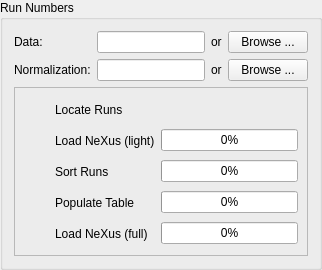
                         <widget class="QGroupBox" name="groupBox_3">
                          <property name="title">
                           <string>Run Numbers</string>
                          </property>
                          <layout class="QVBoxLayout" name="verticalLayout_14">
                           <item>
                            <layout class="QGridLayout" name="gridLayout_2">
                             <item row="0" column="0">
                              <widget class="QLabel" name="label">
                               <property name="text">
                                <string>Data:</string>
                               </property>
                              </widget>
                             </item>
                             <item row="0" column="1">
                              <widget class="QLineEdit" name="data_sequence_lineEdit">
                               <property name="text">
                                <string/>
                               </property>
                              </widget>
                             </item>
                             <item row="1" column="0">
                              <widget class="QLabel" name="label_2">
                               <property name="text">
                                <string>Normalization:</string>
                               </property>
                              </widget>
                             </item>
                             <item row="1" column="1">
                              <widget class="QLineEdit" name="norm_sequence_lineEdit">
                               <property name="text">
                                <string/>
                               </property>
                              </widget>
                             </item>
                             <item row="0" column="3">
                              <widget class="QPushButton" name="browse_data_files">
                               <property name="text">
                                <string>Browse ...</string>
                               </property>
                              </widget>
                             </item>
                             <item row="1" column="3">
                              <widget class="QPushButton" name="browse_norm_files">
                               <property name="text">
                                <string>Browse ...</string>
                               </property>
                              </widget>
                             </item>
                             <item row="0" column="2">
                              <widget class="QLabel" name="label_4">
                               <property name="text">
                                <string>or</string>
                               </property>
                              </widget>
                             </item>
                             <item row="1" column="2">
                              <widget class="QLabel" name="label_5">
                               <property name="text">
                                <string>or</string>
                               </property>
                              </widget>
                             </item>
                            </layout>
                           </item>
                           <item>
                            <widget class="QFrame" name="frame_autofill_check_status">
                             <property name="frameShape">
                              <enum>QFrame::StyledPanel</enum>
                             </property>
                             <property name="frameShadow">
                              <enum>QFrame::Raised</enum>
                             </property>
                             <layout class="QHBoxLayout" name="horizontalLayout_11">
                              <item>
                               <layout class="QGridLayout" name="gridLayout_5">
                                <item row="0" column="0">
                                 <widget class="QLabel" name="check1">
                                  <property name="sizePolicy">
                                   <sizepolicy hsizetype="Fixed" vsizetype="Fixed">
                                    <horstretch>0</horstretch>
                                    <verstretch>0</verstretch>
                                   </sizepolicy>
                                  </property>
                                  <property name="minimumSize">
                                   <size>
                                    <width>25</width>
                                    <height>25</height>
                                   </size>
                                  </property>
                                  <property name="maximumSize">
                                   <size>
                                    <width>25</width>
                                    <height>25</height>
                                   </size>
                                  </property>
                                  <property name="text">
                                   <string/>
                                  </property>
                                 </widget>
                                </item>
                                <item row="0" column="1">
                                 <widget class="QLabel" name="label_check1">
                                  <property name="text">
                                   <string>Locate Runs</string>
                                  </property>
                                 </widget>
                                </item>
                                <item row="1" column="0">
                                 <widget class="QLabel" name="check2">
                                  <property name="sizePolicy">
                                   <sizepolicy hsizetype="Fixed" vsizetype="Fixed">
                                    <horstretch>0</horstretch>
                                    <verstretch>0</verstretch>
                                   </sizepolicy>
                                  </property>
                                  <property name="minimumSize">
                                   <size>
                                    <width>25</width>
                                    <height>25</height>
                                   </size>
                                  </property>
                                  <property name="maximumSize">
                                   <size>
                                    <width>25</width>
                                    <height>25</height>
                                   </size>
                                  </property>
                                  <property name="text">
                                   <string/>
                                  </property>
                                 </widget>
                                </item>
                                <item row="1" column="1">
                                 <widget class="QLabel" name="label_check2">
                                  <property name="text">
                                   <string>Load NeXus (light)</string>
                                  </property>
                                 </widget>
                                </item>
                                <item row="1" column="2">
                                 <widget class="QProgressBar" name="progressBar_check2">
                                  <property name="value">
                                   <number>0</number>
                                  </property>
                                 </widget>
                                </item>
                                <item row="2" column="0">
                                 <widget class="QLabel" name="check3">
                                  <property name="sizePolicy">
                                   <sizepolicy hsizetype="Fixed" vsizetype="Fixed">
                                    <horstretch>0</horstretch>
                                    <verstretch>0</verstretch>
                                   </sizepolicy>
                                  </property>
                                  <property name="minimumSize">
                                   <size>
                                    <width>25</width>
                                    <height>25</height>
                                   </size>
                                  </property>
                                  <property name="maximumSize">
                                   <size>
                                    <width>25</width>
                                    <height>25</height>
                                   </size>
                                  </property>
                                  <property name="text">
                                   <string/>
                                  </property>
                                 </widget>
                                </item>
                                <item row="2" column="1">
                                 <widget class="QLabel" name="label_check3">
                                  <property name="text">
                                   <string>Sort Runs</string>
                                  </property>
                                 </widget>
                                </item>
                                <item row="2" column="2">
                                 <widget class="QProgressBar" name="progressBar_check3">
                                  <property name="value">
                                   <number>0</number>
                                  </property>
                                 </widget>
                                </item>
                                <item row="3" column="0">
                                 <widget class="QLabel" name="check4">
                                  <property name="sizePolicy">
                                   <sizepolicy hsizetype="Fixed" vsizetype="Fixed">
                                    <horstretch>0</horstretch>
                                    <verstretch>0</verstretch>
                                   </sizepolicy>
                                  </property>
                                  <property name="minimumSize">
                                   <size>
                                    <width>25</width>
                                    <height>25</height>
                                   </size>
                                  </property>
                                  <property name="maximumSize">
                                   <size>
                                    <width>25</width>
                                    <height>25</height>
                                   </size>
                                  </property>
                                  <property name="text">
                                   <string/>
                                  </property>
                                 </widget>
                                </item>
                                <item row="3" column="1">
                                 <widget class="QLabel" name="label_check4">
                                  <property name="text">
                                   <string>Populate Table</string>
                                  </property>
                                 </widget>
                                </item>
                                <item row="3" column="2">
                                 <widget class="QProgressBar" name="progressBar_check4">
                                  <property name="value">
                                   <number>0</number>
                                  </property>
                                 </widget>
                                </item>
                                <item row="4" column="0">
                                 <widget class="QLabel" name="check5">
                                  <property name="sizePolicy">
                                   <sizepolicy hsizetype="Fixed" vsizetype="Fixed">
                                    <horstretch>0</horstretch>
                                    <verstretch>0</verstretch>
                                   </sizepolicy>
                                  </property>
                                  <property name="minimumSize">
                                   <size>
                                    <width>25</width>
                                    <height>25</height>
                                   </size>
                                  </property>
                                  <property name="maximumSize">
                                   <size>
                                    <width>25</width>
                                    <height>25</height>
                                   </size>
                                  </property>
                                  <property name="text">
                                   <string/>
                                  </property>
                                 </widget>
                                </item>
                                <item row="4" column="1">
                                 <widget class="QLabel" name="label_check5">
                                  <property name="text">
                                   <string>Load NeXus (full)</string>
                                  </property>
                                 </widget>
                                </item>
                                <item row="4" column="2">
                                 <widget class="QProgressBar" name="progressBar_check5">
                                  <property name="value">
                                   <number>0</number>
                                  </property>
                                 </widget>
                                </item>
                               </layout>
                              </item>
                             </layout>
                            </widget>
                           </item>
                          </layout>
                         </widget>
